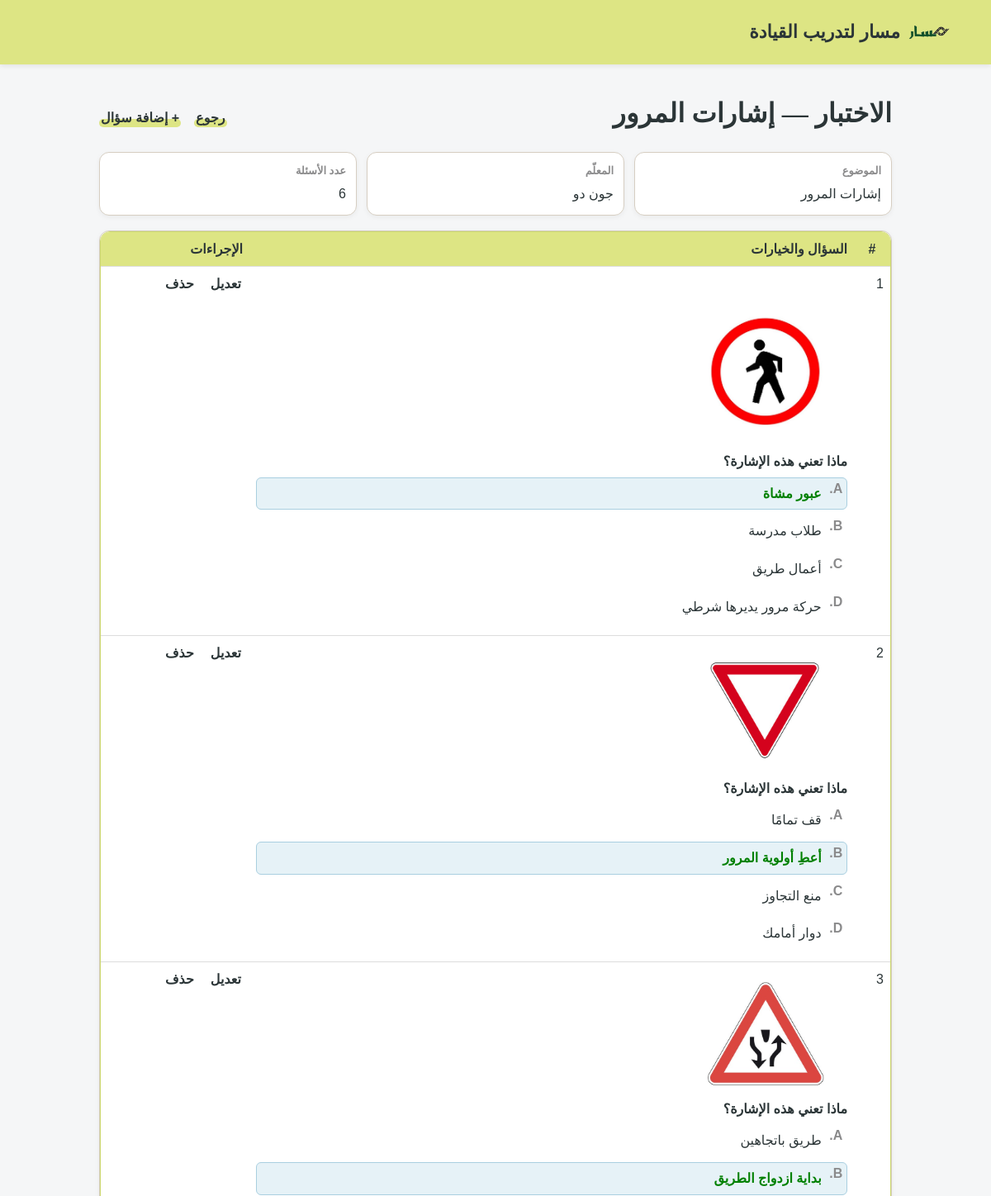
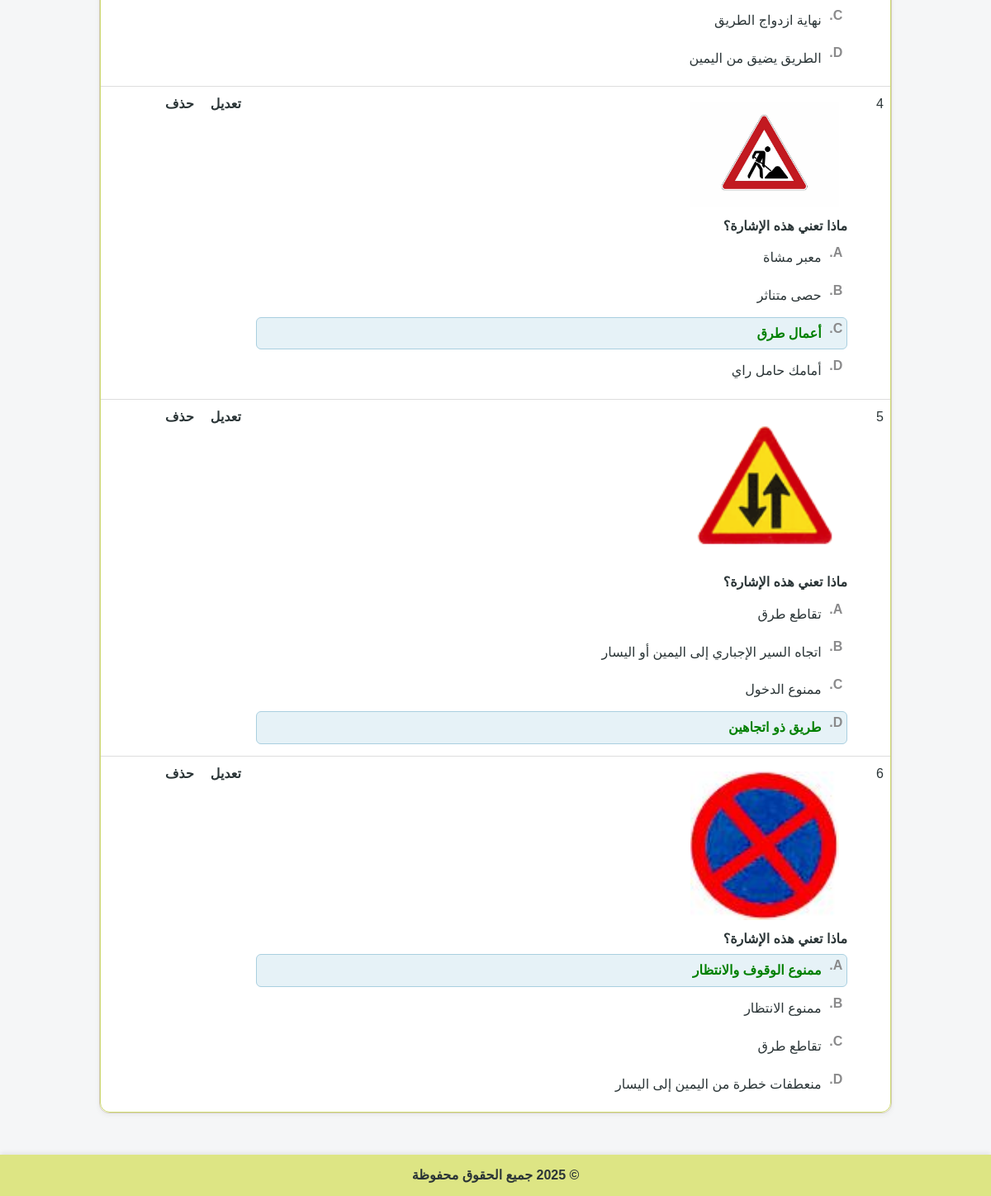
Page /Masar_G2/Quiz.php?quizID=1 (signed in) on the committed database (2 pictures, top to bottom).
### tables this page shows
CREATE TABLE `quiz` (
  `id` int NOT NULL,
  `educatorID` int NOT NULL,
  `topicID` int NOT NULL
);

CREATE TABLE `topic` (
  `id` int NOT NULL,
  `topicName` varchar(150) NOT NULL
);

CREATE TABLE `user` (
  `id` int NOT NULL,
  `firstName` varchar(100) NOT NULL,
  `lastName` varchar(100) NOT NULL,
  `emailAddress` varchar(150) NOT NULL,
  `password` varchar(255) NOT NULL,
  `photoFileName` varchar(255) DEFAULT 'images/default-profile.png',
  `userType` enum('learner','educator') NOT NULL
);

CREATE TABLE `quizquestion` (
  `id` int NOT NULL,
  `quizID` int NOT NULL,
  `question` text NOT NULL,
  `questionFigureFileName` varchar(255) DEFAULT NULL,
  `answerA` text NOT NULL,
  `answerB` text NOT NULL,
  `answerC` text NOT NULL,
  `answerD` text NOT NULL,
  `correctAnswer` enum('A','B','C','D') NOT NULL
);

### Masar_G2/Quiz.php (the view, shortened to what this page needs)
<?php
include 'connection.php';
$quizID = $_GET['quizID'];
$qInfo = "SELECT q.id, q.topicID, q.educatorID, t.topicName, u.firstName, u.lastName
          FROM quiz q
          JOIN topic t ON q.topicID = t.id
          JOIN user u ON q.educatorID = u.id
          WHERE q.id = $quizID";
$qResult = mysqli_query($connection, $qInfo);
$quiz = mysqli_fetch_assoc($qResult);
$qList = "SELECT * FROM quizquestion WHERE quizID = $quizID";
$result = mysqli_query($connection, $qList);
$total = mysqli_num_rows($result);
?>
<!DOCTYPE html>
<html lang="ar" dir="rtl">
<head>
  <link rel="stylesheet" href="common.css">
</head>
<body>
<header>
  <div class="header-container">
    <div class="logo">
      <img src="images/logo.png" alt="شعار الموقع">
      <span>مسار لتدريب القيادة</span>
    </div>
  </div>
</header>
<div class="container">
  <div class="quiz-header">
    <h1 class="section-title">الاختبار — <?php echo htmlspecialchars($quiz['topicName']); ?></h1>
    <div class="link-group">
      <a href="Educator.php" class="hl-link">رجوع</a>
      <a href="add-question.php?quizID=<?php echo $quizID; ?>" class="hl-link">+ إضافة سؤال</a>
    </div>
  </div>
  <div class="quiz-meta">
    <div class="meta-box"><strong>الموضوع</strong><div><?php echo htmlspecialchars($quiz['topicName']); ?></div></div>
    <div class="meta-box"><strong>المعلّم</strong><div><?php echo htmlspecialchars($quiz['firstName'] . " " . $quiz['lastName']); ?></div></div>
    <div class="meta-box"><strong>عدد الأسئلة</strong><div><?php echo $total; ?></div></div>
  </div>
  <section class="section">
    <div class="card table-card">
      <div class="table-wrap">
        <?php
        if ($total == 0) {
            echo "<p style='text-align:center; color:red;'>لا توجد أسئلة في هذا الاختبار بعد.</p>";
        } else {
            echo "<table>
                    <thead>
                      <tr>
                        <th class='col-num'>#</th>
                        <th>السؤال والخيارات</th>
                        <th class='col-actions'>الإجراءات</th>
                      </tr>
                    </thead>
                    <tbody>";
            $i = 1;
            while ($row = mysqli_fetch_assoc($result)) {
                echo "<tr>";
                echo "<td>" . $i++ . "</td>";
                echo "<td>";
                echo "<div class='q-item'>";
                if (!empty($row['questionFigureFileName'])) {
                    echo "<div class='q-media tall'><img class='q-img' src='" . htmlspecialchars($row['questionFigureFileName']) . "' alt='صورة السؤال'></div>";
                }
                echo "<div class='q-body'>";
                echo "<div class='q-title'>" . htmlspecialchars($row['question']) . "</div>";
                echo "<ol class='choices'>";
                $choices = ['A' => 'answerA', 'B' => 'answerB', 'C' => 'answerC', 'D' => 'answerD'];
                foreach ($choices as $key => $col) {
                    $cls = ($row['correctAnswer'] == $key) ? "class='correct'" : "";
                    echo "<li $cls>" . htmlspecialchars($row[$col]) . "</li>";
                }
                echo "</ol></div></div></td>";
                echo "<td><div class='link-group'>
                        <a href='edit-question.php?q=" . $row['id'] . "' class='hl-link'>تعديل</a>
                        <a href='delete-question.php?q=" . $row['id'] . "' class='hl-link'>حذف</a>
                      </div></td>";
                echo "</tr>";
            }
            echo "</tbody></table>";
        }
        ?>
      </div>
    </div>
  </section>
</div>
<footer>
  &copy; 2025 جميع الحقوق محفوظة
</footer>
</body>
</html>

### Masar_G2/common.css (style rules this page uses)
* { box-sizing:border-box }
header { background: #DDE584; padding: 14px 20px; box-shadow: 0 2px 6px rgba(0, 0, 0, 0.08); margin-bottom: 20px; }
.header-container { display: flex; align-items: center; justify-content: space-between; max-width: 1100px; margin: 0 auto; }
header .logo { display: flex; align-items: center; gap: 10px; font-size: 22px; font-weight: bold; color: #2B3537; }
header img { width: 50px; height: 50px; object-fit: contain; border: none; }
html { scroll-behavior:smooth }
body { margin:0; direction:rtl; font-family:Arial,"Segoe UI",Tahoma,sans-serif; background:#F5F6F7; color:#2B3537; font-size:16px; line-height:1.6; }
h1,h2,h3 { font-family:Georgia,"Times New Roman",serif;font-weight:800;letter-spacing:.2px;margin:0 }
a { color:#2B3537;text-decoration:none }
img { max-width:100%;display:block }
.container { max-width:1000px;margin:auto;padding:20px }
.section { margin-top:18px }
.section-title { display:flex;align-items:center;gap:12px; margin:0 0 12px; font-weight:800; color:#2B3537; line-height:1.2; }
.hl-link,.logout-link { position:relative; font-weight:800; padding:0 2px; display:inline-block }
.hl-link::after,.logout-link::after { content:""; position:absolute; inset:auto 0 .15em 0; height:.6em; background:#DDE584; border-radius:10px; z-index:-1; }
.card { background:#fff;border:1px solid #D6CEC2;border-radius:12px; padding:14px;box-shadow:0 2px 6px rgba(0,0,0,.05) }
table { width:100%;border-collapse:separate;border-spacing:0 }
th,td { padding:12px 14px;border-bottom:1px solid #D6CEC2;vertical-align:top;text-align:right }
thead th { background:#DDE584;color:#2B3537;font-weight:800 }
.table-card { padding:0 }
.table-wrap { border-radius:12px;overflow:hidden;border:1px solid #CCD86E }
.table-wrap tbody tr:last-child td { border-bottom:none }
.q-item { display:block }
.q-media.tall { width:200px;height:100%; background:transparent;border:none;border-radius:12px; overflow:hidden;display:flex;align-items:center;justify-content:center; }
.q-media.tall .q-img { width:100%;height:100%; object-fit:contain; object-position:center; max-height:100%; padding:10px; border:none;border-radius:12px; }
.q-img { display:block;max-width:100%;height:auto;border:0 }
.choices { list-style:none;margin:8px 0 0;padding:0;counter-reset:choice }
.choices li { position:relative;margin:6px 0; padding:.38rem 1.9rem .38rem .5rem; border:1px solid transparent;border-radius:6px;line-height:1.6 }
.choices li::marker { content:"" }
.choices li::before { counter-increment:choice;content:counter(choice, upper-alpha) "."; position:absolute;right:0;top:0;width:1.6rem;text-align:center;color:#8A8A8B;font-weight:600;line-height:1.6 }
.choices li.correct { background:#E6F2F7;border-color:#A9CFE0 }
footer { background: #DDE584; padding: 12px 20px; margin-top: 30px; box-shadow: 0 -2px 6px rgba(0,0,0,0.08); text-align: center; font-weight: 600; color: #2B3537; }

### Masar_G2/Quiz.php (style rules this page uses)
.quiz-header { display:flex;justify-content:space-between;align-items:center;margin-bottom:16px }
.link-group { display:flex;gap:16px;flex-wrap:wrap }
.quiz-meta { display:grid;grid-template-columns:repeat(3,1fr);gap:12px;margin-bottom:16px }
.meta-box { background:#fff;border:1px solid #D6CEC2;border-radius:12px;padding:12px;box-shadow:0 2px 6px rgba(0,0,0,.05) }
.meta-box strong { display:block;font-size:13px;color:#8A8A8B;margin-bottom:4px }
.col-num { width:44px;text-align:center }
.col-actions { width:180px }
.q-title { font-weight:700 }
table { width:100%;border-collapse:collapse }
th,td { padding:8px;border-bottom:1px solid #ddd;vertical-align:top }
.choices { margin-top:6px;list-style-type:upper-alpha }
.correct { color:green;font-weight:bold }

### rows in the picture
quiz: topicID.topicName "إشارات المرور", educatorID.lastName "جون دو"
quizquestion: questionFigureFileName (picture), question "ماذا تعني هذه الإشارة؟", answerA "عبور مشاة", answerB "طلاب مدرسة", answerC "أعمال طريق", answerD "حركة مرور يديرها شرطي"
quizquestion: questionFigureFileName (picture), question "ماذا تعني هذه الإشارة؟", answerA "قف تمامًا", answerB "أعطِ أولوية المرور", answerC "منع التجاوز", answerD "دوار أمامك"
quizquestion: questionFigureFileName (picture), question "ماذا تعني هذه الإشارة؟", answerA "طريق باتجاهين", answerB "بداية ازدواج الطريق", answerC "نهاية ازدواج الطريق", answerD "الطريق يضيق من اليمين"
quizquestion: questionFigureFileName (picture), question "ماذا تعني هذه الإشارة؟", answerA "معبر مشاة", answerB "حصى متناثر", answerC "أعمال طرق", answerD "أمامك حامل راي"
quizquestion: questionFigureFileName (picture), question "ماذا تعني هذه الإشارة؟", answerA "تقاطع طرق", answerB "اتجاه السير الإجباري إلى اليمين أو اليسار", answerC "ممنوع الدخول", answerD "طريق ذو اتجاهين"
quizquestion: questionFigureFileName (picture), question "ماذا تعني هذه الإشارة؟", answerA "ممنوع الوقوف والانتظار", answerB "ممنوع الانتظار", answerC "تقاطع طرق", answerD "منعطفات خطرة من اليمين إلى اليسار"

### other values in the picture
$total "6"
